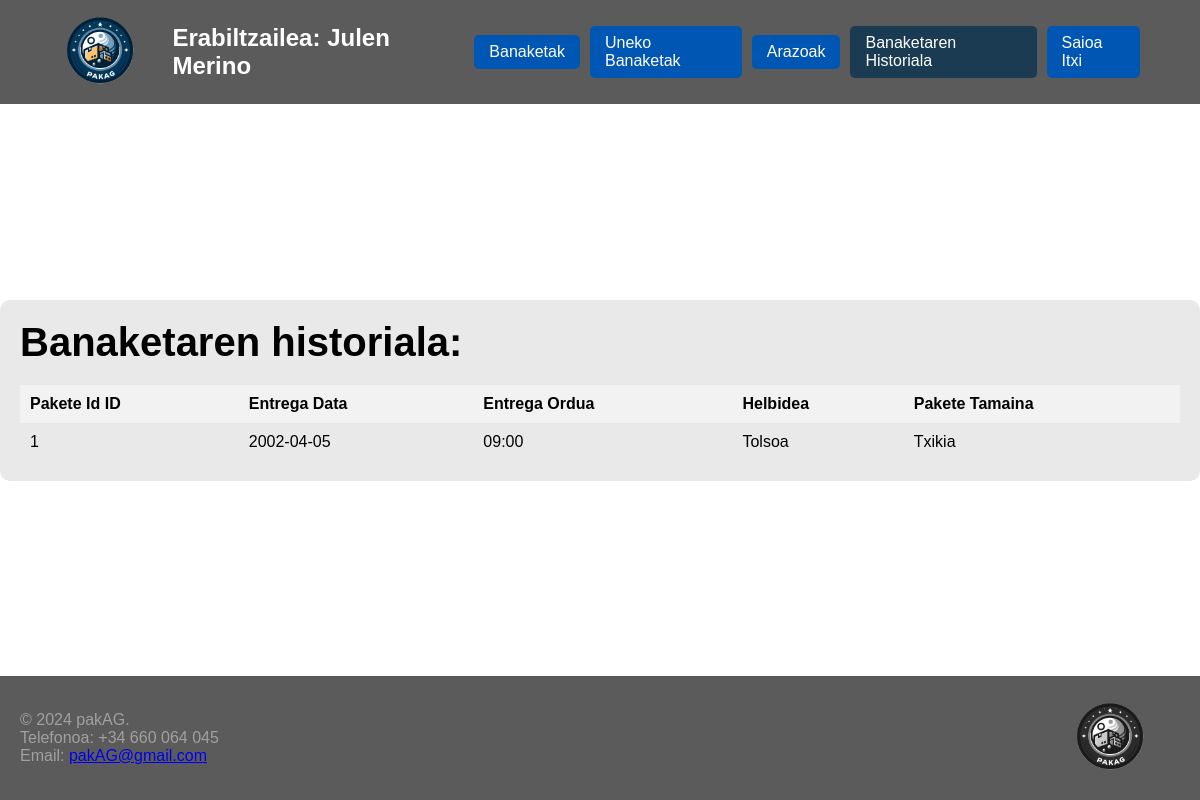
/WB/html/BanaketarenHistoria.php (signed in), run on the app's committed database.
### tables this page shows
CREATE TABLE `erabiltzailea` (
  `idErabiltzailea` int NOT NULL AUTO_INCREMENT,
  `Izena` varchar(45) NOT NULL,
  `Abizena` varchar(45) NOT NULL,
  `Pasahitza` varchar(45) NOT NULL,
  `Erab_Izena` varchar(45) NOT NULL,
  `Mota` varchar(45) NOT NULL,
  PRIMARY KEY (`idErabiltzailea`)
);

CREATE TABLE `entregatuta` (
  `idEntregatuta` int NOT NULL AUTO_INCREMENT,
  `Bezero_zenbaki` varchar(9) NOT NULL,
  `Entrega_data` date NOT NULL,
  `Entrega_Ordua` varchar(45) NOT NULL,
  `Helbidea` varchar(100) NOT NULL,
  `Pakete_Tamaina` varchar(45) NOT NULL,
  `idPaketea` int NOT NULL,
  `erabiltzailea_idErabiltzailea` int NOT NULL,
  PRIMARY KEY (`idEntregatuta`),
  KEY `fk_Entregatuta_Paketea1_idx` (`idPaketea`),
  KEY `fk_entregatuta_erabiltzailea1_idx` (`erabiltzailea_idErabiltzailea`),
  CONSTRAINT `fk_entregatuta_erabiltzailea1` FOREIGN KEY (`erabiltzailea_idErabiltzailea`) REFERENCES `erabiltzailea` (`idErabiltzailea`),
  CONSTRAINT `fk_Entregatuta_Paketea1` FOREIGN KEY (`idPaketea`) REFERENCES `paketea` (`idPaketea`)
);

### WB/PHP/konektatu.php (called while the page is built, shortened)
<?php
$servername = "localhost:33066";
$username = "root";
$password = "";
$dbname = "erronka_pakag";
$conn = new mysqli($servername, $username, $password, $dbname);
$sql = "SELECT Izena, Abizena FROM erabiltzailea WHERE Erab_Izena = ?";
$stmt = $conn->prepare($sql);
$stmt->bind_param("s", $_SESSION['username']);
$stmt->execute();
$result = $stmt->get_result();
if ($result->num_rows > 0) {
    $row = $result->fetch_assoc();
    $izena = $row['Izena'];
    $abizena = $row['Abizena'];
} else {
    $izena = "Errorea";
    $abizena = "Errorea";
}

### WB/html/BanaketarenHistoria.php (the view, shortened to what this page needs)
<?php
   require_once "../PHP/konektatu.php";
$sql_entregatuta = "SELECT entregatuta.idPaketea, entregatuta.Entrega_data, entregatuta.Entrega_Ordua, entregatuta.Helbidea, entregatuta.Pakete_Tamaina
                    FROM entregatuta
                    INNER JOIN erabiltzailea
                    ON entregatuta.erabiltzailea_idErabiltzailea = erabiltzailea.idErabiltzailea
                    WHERE erabiltzailea.Erab_Izena = ?";
$stmt_entregatuta = $conn->prepare($sql_entregatuta);
$stmt_entregatuta->bind_param("s", $_SESSION['username']);
$stmt_entregatuta->execute();
$result_entregatuta = $stmt_entregatuta->get_result();
?>
<!DOCTYPE html>
<html lang="es">
<head>
    <link rel="stylesheet" href="../css/index.css">
</head>
<body id="hasitabody">
    <header>
        <nav class="nav-container">
            <a href="#" class="logo">
                <img src="../irudiak/OIG4.png" alt="Logo">
            </a>
            <h2 class="espazioa">Erabiltzailea: <?php echo $izena . ' ' . $abizena; ?></h2>
            <a href="../html/banaketa.php" class="login-button">Banaketak</a>
            <a href="../html/UnekoBanaketak.php" class="login-button">Uneko Banaketak</a>
            <a href="../html/arazoak.php" class="login-button">Arazoak</a>
            <a href="#" class="login-button selected">Banaketaren Historiala</a>
            <a href="../html/index.html" class="login-button">Saioa Itxi</a>
        </nav>
    </header>
    <main id="hasitamain">
        <section class="section" id="section3">
            <div class="content">
                <h1>Banaketaren historiala:</h1>
                <table>
                <?php
                    if ($result_entregatuta->num_rows > 0) {
                        echo "<thead>";
                            echo "<tr>";
                                echo "<th>Pakete Id ID</th>";
                                echo "<th>Entrega Data</th>";
                                echo "<th>Entrega Ordua</th>";
                                echo "<th>Helbidea</th>";
                                echo "<th>Pakete Tamaina</th>";
                            echo "</tr>";
                        echo "</thead>";
                        echo "<tbody>";
                        while ($row_entregatuta = $result_entregatuta->fetch_assoc()) {
                            echo "<tr>";
                                echo "<td>" . $row_entregatuta["idPaketea"] . "</td>";
                                echo "<td>" . $row_entregatuta["Entrega_data"] . "</td>";
                                echo "<td>" . $row_entregatuta["Entrega_Ordua"] . "</td>";
                                echo "<td>" . $row_entregatuta["Helbidea"] . "</td>";
                                echo "<td>" . $row_entregatuta["Pakete_Tamaina"] . "</td>";
                            echo "</tr>";
                            }
                        } else {
                            echo "<tr><td colspan='5'>Ez daude banaketa historiarik</td></tr>";
                        }
                        ?>
                    </tbody>
                </table>
            </div>
        </section>
    </main>
    <footer>
        <div class="container">
            <p>© 2024 pakAG.</p>
            <p>Telefonoa: +34 660 064 045</p>
            <p>Email: <a href="mailto:pakAG@gmail.com" target="_blank">pakAG@gmail.com</a></p>
        </div>
        <div class="logotxuri-beltza">
            <img src="../irudiak/OIG4-modified.png" alt="Logo">
        </div>
    </footer>
</body>
</html>

### WB/css/index.css (style rules this page uses)
* { margin: 0; padding: 0; box-sizing: border-box; }
#hasitabody { background: url('../irudiak/paketeak.png') no-repeat center center fixed; background-size: cover; }
body { font-family: Arial, sans-serif; display: flex; flex-direction: column; min-height: 100vh; background: #f0f0f0; }
.espazioa { margin-left: 100px; }
header { background: rgba(51, 51, 51, 0.8); color: #fff; padding: 10px 0; }
.nav-container { width: 100%; display: flex; align-items: center; padding: 0 20px; }
.logo { margin-left: 0; }
.logo img { height: 100px; }
.login-button { color: #fff; text-decoration: none; padding: 10px 20px; background: #0056b3 ; border-radius: 5px; transition: background 0.3s; margin-left: 20px; }
.login-button.selected { background-color: #1a3b52; }
main { flex: 1; display: flex; justify-content: center; align-items: center; text-align: center; padding: 50px 20px; }
#hasitamain { flex-direction: column; text-align: left; padding: 10px 0; }
.section { padding: 20px; width: 100%; max-width: 1200px; background: rgba(230, 229, 229, 0.829); margin: 10px 0; border-radius: 10px; }
.content h1 { font-size: 3rem; margin-bottom: 20px; font-family: 'ComicSans', sans-serif; }
footer { color: #a39f9f; background: rgba(51, 51, 51, 0.8); padding: 20px 0; display: flex; justify-content: space-between; align-items: center; }
footer .container { text-align: left; margin-left: 50px; }
.logotxuri-beltza img { height: 100px; margin-right: 50px; }
table { width: 100%; border-collapse: collapse; margin-top: 20px; }
th { background-color: #f2f2f2; font-weight: bold; padding: 10px; text-align: left; }
td { padding: 10px; }
@media (max-width: 1200px) { .espazioa { margin-left: 3%; } }
@media (max-width: 1200px) { .nav-container { padding: 0 5%; } }
@media (max-width: 1200px) { .login-button { margin-left: 10px; padding: 8px 15px; } }
@media (max-width: 1200px) { .logo img, .logotxuri-beltza img { height: 80px; } }
@media (max-width: 1200px) { .content h1 { font-size: 2.5rem; } }
@media (max-width: 1200px) { footer .container { margin-left: 20px; } }

### data on the page
erabiltzailea: Izena "Julen", Abizena "Merino"
entregatuta: idPaketea "1", Entrega_data "2002-04-05", Entrega_Ordua "09:00", Helbidea "Tolsoa", Pakete_Tamaina "Txikia"
